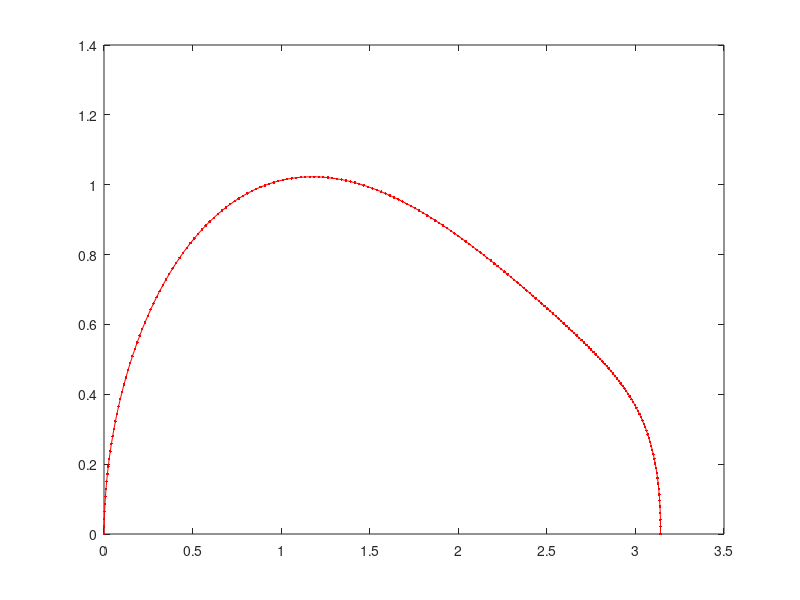

This chart was generated by the following MATLAB code: (Note: this script raises an error after producing the figure.)
clc
clear all
load('control_input.mat');
load('states_pendulum.mat'); 

x_des = store; 
u_des = u; 
Q_slq = 1500*eye(2); 
 
R_lqr = 1;   % Same for lqr and slq 
R_slq = 1; 
Q_lqr = 1500*eye(2); 
tot_steps = 200;
dt = 0.025;

plot(x_des(1,:), x_des(2,:), 'r.-'); 
hold on; 
b=1; g=1; l=1; 
x_init = [0;0]; 
x_curr = x_init; 
B =[0;1]; 
n_steps = 5; 
% Look ahead 5 steps optimise and take first u 
control=[];  

for t=1:1:(tot_steps)
    xtracked(:,t) = x_curr; 
    if(t>(tot_steps - n_steps + 1))   % Correction for last n step steps
        n_steps = n_steps -1;     
    end

    A = [0 1;
       -g*cos(x_curr(1))/l -b]; 
    K_lqr = lqr(A,B,Q_lqr,R_lqr);
    x_des_slq = x_des(: , (t+1) : (t + n_steps));
    u_des_slq = u_des(t:(t+n_steps-1));
    
    x_tf = x_des_slq(:,end); 
    A_tf = [0 1;
           -g*cos(x_tf(1))/l -b]; 
    [Kf,Qf] = lqr(A_tf,B, Q_lqr, R_lqr); 

    [u_ret] = slq_chendur(x_des_slq, u_des_slq, x_curr, Qf, K_lqr, Q_slq, R_slq, n_steps,dt);
   
    u = u_ret(1);
    control =[control u]; 
    x = x_curr + dynamics(x_curr,u)'*dt ;
    x_curr = x;

    plot(xtracked(1,:), xtracked(2,:), 'b.-'); 
    %pause;
end
xtracked(:,tot_steps+1) = x_curr;
error = norm(xtracked - x_des)

function xdot = dynamics(x,u)
g = 1; l = 1; m = 1; b = 1;
xdot(:,1) = x(2); 
xdot(:,2) = -g*sin(x(1))/l - b*x(2)/(m*l*l) + u/(m*l*l); 
end 